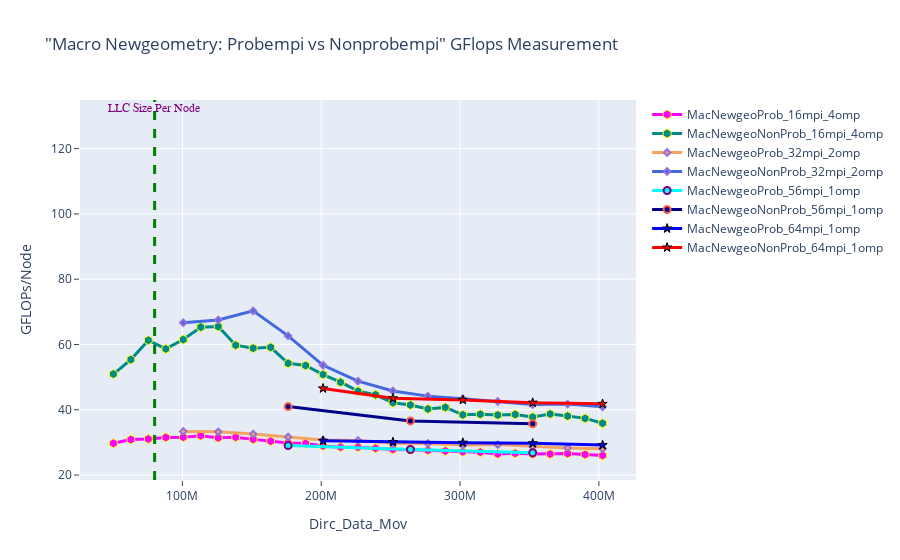

This figure's notebook cell:
### Markdown cell above
## GFLOPS - Macro Newgeometry: Probempi vs Nonprobempi

### Code cell
fig = go.Figure() 

# 1---
fig.add_trace(go.Scatter(x=(dfMacNewgeoProb_16mpi_4omp.Dirc_Data_Mov*(dfMacNewgeoProb_16mpi_4omp.MPI_size/2)), 
                         y=(dfMacNewgeoProb_16mpi_4omp.GFLOPS*(dfMacNewgeoProb_16mpi_4omp.MPI_size/2)), 
                         mode='lines+markers', 
                         name='MacNewgeoProb_16mpi_4omp',
                         line=dict(color='magenta',width=3),
                         marker=dict(symbol='hexagon',size=9, line=dict(color='yellow',width=1))))

fig.add_trace(go.Scatter(x=(dfMacNewgeoNonProb_16mpi_4omp.Dirc_Data_Mov*(dfMacNewgeoNonProb_16mpi_4omp.MPI_size/2)), 
                         y=(dfMacNewgeoNonProb_16mpi_4omp.GFLOPS*(dfMacNewgeoNonProb_16mpi_4omp.MPI_size/2)), 
                         mode='lines+markers', 
                         name='MacNewgeoNonProb_16mpi_4omp',
                         line=dict(color='darkcyan',width=3),
                         marker=dict(symbol='hexagon',size=9, line=dict(color='yellow',width=1))))


# 2----
fig.add_trace(go.Scatter(x=(dfMacNewgeoProb_32mpi_2omp.Dirc_Data_Mov*(dfMacNewgeoProb_32mpi_2omp.MPI_size/2)), 
                         y=(dfMacNewgeoProb_32mpi_2omp.GFLOPS*(dfMacNewgeoProb_32mpi_2omp.MPI_size/2)), 
                         mode='lines+markers', 
                         name='MacNewgeoProb_32mpi_2omp',
                         line=dict(color='sandybrown',width=3),
                         marker=dict(symbol='diamond',size=5,line=dict(color='MediumPurple',width=2))))

fig.add_trace(go.Scatter(x=(dfMacNewgeoNonProb_32mpi_2omp.Dirc_Data_Mov*(dfMacNewgeoNonProb_32mpi_2omp.MPI_size/2)), 
                         y=(dfMacNewgeoNonProb_32mpi_2omp.GFLOPS*(dfMacNewgeoNonProb_32mpi_2omp.MPI_size/2)), 
                         mode='lines+markers', 
                         name='MacNewgeoNonProb_32mpi_2omp',
                         line=dict(color='royalblue',width=3),
                         marker=dict(symbol='diamond',size=5,line=dict(color='MediumPurple',width=2))))


# 3----
fig.add_trace(go.Scatter(x=(dfMacNewgeoProb_56mpi_1omp.Dirc_Data_Mov*(dfMacNewgeoProb_56mpi_1omp.MPI_size/2)), 
                         y=(dfMacNewgeoProb_56mpi_1omp.GFLOPS*(dfMacNewgeoProb_56mpi_1omp.MPI_size/2)), 
                         mode='lines+markers', 
                         name='MacNewgeoProb_56mpi_1omp',
                         line=dict(color='cyan',width=3),
                         marker=dict(symbol='circle',size=7,line=dict(color='Purple',width=2))))

fig.add_trace(go.Scatter(x=(dfMacNewgeoNonProb_56mpi_1omp.Dirc_Data_Mov*(dfMacNewgeoNonProb_56mpi_1omp.MPI_size/2)), 
                         y=(dfMacNewgeoNonProb_56mpi_1omp.GFLOPS*(dfMacNewgeoNonProb_56mpi_1omp.MPI_size/2)), 
                         mode='lines+markers', 
                         name='MacNewgeoNonProb_56mpi_1omp',
                         line=dict(color='darkblue',width=3),
                         marker=dict(symbol='circle',size=7, line=dict(color='tomato',width=2))))


# 4----
fig.add_trace(go.Scatter(x=(dfMacNewgeoProb_64mpi_1omp.Dirc_Data_Mov*(dfMacNewgeoProb_64mpi_1omp.MPI_size/2)), 
                         y=(dfMacNewgeoProb_64mpi_1omp.GFLOPS*(dfMacNewgeoProb_64mpi_1omp.MPI_size/2)), 
                         mode='lines+markers', 
                         name='MacNewgeoProb_64mpi_1omp',
                         line=dict(color='blue',width=3),
                         marker=dict(symbol='star',size=7, line=dict(color='black',width=1))))

fig.add_trace(go.Scatter(x=(dfMacNewgeoNonProb_64mpi_1omp.Dirc_Data_Mov*(dfMacNewgeoNonProb_64mpi_1omp.MPI_size/2)), 
                         y=(dfMacNewgeoNonProb_64mpi_1omp.GFLOPS*(dfMacNewgeoNonProb_64mpi_1omp.MPI_size/2)), 
                         mode='lines+markers', 
                         name='MacNewgeoNonProb_64mpi_1omp',
                          line=dict(color='red',width=3),
                         marker=dict(symbol='star',size=7, line=dict(color='black',width=1))))

# Adding a vertical line
fig.add_vline(x=80e6, line_width=3, line_dash="dash", line_color="green")
# fig.add_hline(y=1024, line_width=3, line_dash="dash", line_color="red")

# Add annotation
fig.add_annotation(
    x='80e6'
    , y=130
    , text=f'LLC Size Per Node'
    , yanchor='bottom'
    , showarrow=False
    , arrowhead=1
    , arrowsize=1
    , arrowwidth=2
    , arrowcolor="#636363"
    , ax=-20
    , ay=-30
    , font=dict(size=12, color="purple", family="Sans Serif")
    , align="left"
    ,)

fig.update_layout(title='"Macro Newgeometry: Probempi vs Nonprobempi" GFlops Measurement',
                  xaxis_title='Dirc_Data_Mov', yaxis_title='GFLOPs/Node', 
                  xaxis=dict(ticks="outside"),  
                  yaxis=dict(ticks="outside"))

### Figure 1 — Plotly figure (JSON) as saved in the notebook; plotly's stock layout.template omitted (floating-point values rounded to 4 significant figures)
{"data": [{"line": {"color": "magenta", "width": 3}, "marker": {"line": {"color": "yellow", "width": 1}, "size": 9, "symbol": "hexagon"}, "mode": "lines+markers", "name": "MacNewgeoProb_16mpi_4omp", "type": "scatter", "x": [50331648, 62914560, 75497472, 88080384, 100663296, 113246208, 125829120, 138412032, 150994944, 163577856, 176160768, 188743680, 201326592, 213909504, 226492416, 239075328, 251658240, 264241152, 276824064, 289406976, 301989888, 314572800, 327155712, 339738624, 352321536, 364904448, 377487360, 390070272, 402653184], "y": [29.73, 30.87, 31.04, 31.53, 31.6, 32.07, 31.4, 31.59, 30.93, 30.37, 29.81, 29.65, 28.93, 28.55, 28.53, 28.22, 27.85, 27.78, 27.56, 27.38, 27.14, 27.01, 26.47, 26.65, 26.41, 26.42, 26.57, 26.29, 26.03]}, {"line": {"color": "darkcyan", "width": 3}, "marker": {"line": {"color": "yellow", "width": 1}, "size": 9, "symbol": "hexagon"}, "mode": "lines+markers", "name": "MacNewgeoNonProb_16mpi_4omp", "type": "scatter", "x": [50331648, 62914560, 75497472, 88080384, 100663296, 113246208, 125829120, 138412032, 150994944, 163577856, 176160768, 188743680, 201326592, 213909504, 226492416, 239075328, 251658240, 264241152, 276824064, 289406976, 301989888, 314572800, 327155712, 339738624, 352321536, 364904448, 377487360, 390070272, 402653184], "y": [50.93, 55.38, 61.28, 58.65, 61.5, 65.32, 65.48, 59.77, 58.86, 59.11, 54.23, 53.56, 50.79, 48.44, 45.71, 44.6, 42.17, 41.46, 40.23, 40.73, 38.44, 38.62, 38.37, 38.58, 37.75, 38.69, 38.07, 37.36, 35.86]}, {"line": {"color": "sandybrown", "width": 3}, "marker": {"line": {"color": "MediumPurple", "width": 2}, "size": 5, "symbol": "diamond"}, "mode": "lines+markers", "name": "MacNewgeoProb_32mpi_2omp", "type": "scatter", "x": [100663296, 125829120, 150994944, 176160768, 201326592, 226492416, 251658240, 276824064, 301989888, 327155712, 352321536, 377487360, 402653184], "y": [33.38, 33.24, 32.54, 31.66, 30.72, 30.61, 29.78, 29.69, 29.21, 29.35, 28.78, 28.32, 28.03]}, {"line": {"color": "royalblue", "width": 3}, "marker": {"line": {"color": "MediumPurple", "width": 2}, "size": 5, "symbol": "diamond"}, "mode": "lines+markers", "name": "MacNewgeoNonProb_32mpi_2omp", "type": "scatter", "x": [100663296, 125829120, 150994944, 176160768, 201326592, 226492416, 251658240, 276824064, 301989888, 327155712, 352321536, 377487360, 402653184], "y": [66.67, 67.52, 70.29, 62.64, 53.63, 48.77, 45.78, 44.18, 43.37, 42.54, 41.62, 41.75, 40.92]}, {"line": {"color": "cyan", "width": 3}, "marker": {"line": {"color": "Purple", "width": 2}, "size": 7, "symbol": "circle"}, "mode": "lines+markers", "name": "MacNewgeoProb_56mpi_1omp", "type": "scatter", "x": [176160768, 264241152, 352321536], "y": [29.06, 27.81, 26.84]}, {"line": {"color": "darkblue", "width": 3}, "marker": {"line": {"color": "tomato", "width": 2}, "size": 7, "symbol": "circle"}, "mode": "lines+markers", "name": "MacNewgeoNonProb_56mpi_1omp", "type": "scatter", "x": [176160768, 264241152, 352321536], "y": [40.97, 36.59, 35.73]}, {"line": {"color": "blue", "width": 3}, "marker": {"line": {"color": "black", "width": 1}, "size": 7, "symbol": "star"}, "mode": "lines+markers", "name": "MacNewgeoProb_64mpi_1omp", "type": "scatter", "x": [201326592, 251658240, 301989888, 352321536, 402653184], "y": [30.48, 30.1, 29.9, 29.72, 29.17]}, {"line": {"color": "red", "width": 3}, "marker": {"line": {"color": "black", "width": 1}, "size": 7, "symbol": "star"}, "mode": "lines+markers", "name": "MacNewgeoNonProb_64mpi_1omp", "type": "scatter", "x": [201326592, 251658240, 301989888, 352321536, 402653184], "y": [46.53, 43.5, 43.02, 42.17, 41.81]}], "layout": {"annotations": [{"align": "left", "arrowcolor": "#636363", "arrowhead": 1, "arrowsize": 1, "arrowwidth": 2, "ax": -20, "ay": -30, "font": {"color": "purple", "family": "Sans Serif", "size": 12}, "showarrow": false, "text": "LLC Size Per Node", "x": "80e6", "y": 130, "yanchor": "bottom"}], "shapes": [{"line": {"color": "green", "dash": "dash", "width": 3}, "type": "line", "x0": 80000000, "x1": 80000000, "xref": "x", "y0": 0, "y1": 1, "yref": "y domain"}], "title": {"text": "\"Macro Newgeometry: Probempi vs Nonprobempi\" GFlops Measurement"}, "xaxis": {"ticks": "outside", "title": {"text": "Dirc_Data_Mov"}}, "yaxis": {"ticks": "outside", "title": {"text": "GFLOPs/Node"}}}}
